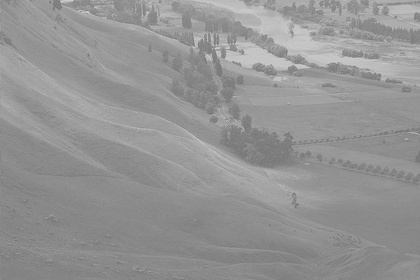
%> input picture Week6/Tutorial/matlab_example/homework1_coding/800px-Unequalized_Hawkes_Bay_NZ.jpg, 420 x 280 px, shrunk from 800 x 534 before the run
$ octave matlab3.m   (GNU Octave 9; MATLAB toolbox functions it lacks are replaced by stand-ins)
%> lines starting %> are read from the running program, lines starting %| are printed output that depends on the picture; in (x1, y1, x2, y2) boxes, pixels count from 0 and x2, y2 are one past the last pixel; in counts of white or black regions, pixels touching at a corner belong together; the program's own positions count from 1
### Week6/Tutorial/matlab_example/homework1_coding/histeq_my.m
function img_out = histeq_my(img_in, L)
%HISTEQ_MY just another implementation of histeq
%   Detailed explanation please refer to histeq.
r = zeros(256,1);
for I = img_in
    for J = I'
        r(J+1) = r(J+1) + 1;
    end
end
s = zeros(size(r));
for I = 1:size(r)
    s(I) = (L-1) *  sum(r(1:I)) / sum(r);
end

s_round = round(s);
% redraw color
img_out = img_in;
for I = 1:size(img_out, 1)
    for J = 1:size(img_out, 2)
        img_out(I,J) = s_round(img_out(I,J)+1); % +1 for 0-255 -> 1-256
    end
end

end

### Week6/Tutorial/matlab_example/homework1_coding/matlab3.m
% answer for matlab problem 3

image = imread('./800px-Unequalized_Hawkes_Bay_NZ.jpg');
%> image is the input picture: size 280x420 uint8; min 112, max 214, mean 148

subplot(3,2,1);
imshow(image);
title('raw');
subplot(3,2,2);
imhist(image);
title('histogram - raw');

%% calculate histogram

% histogram equlization manual
image_eq = histeq_my(image, 256);
%> after the loop in histeq_my, `for I = img_in`: r = 256 values, max 4800 at index 139, min 0 at index 1, mean 459.4
%> after the loop in histeq_my, `for I = 1:size(r)`: s = 256 values from 0 to 255
%> after the loop in histeq_my, `for I = 1:size(img_out, 1)`:
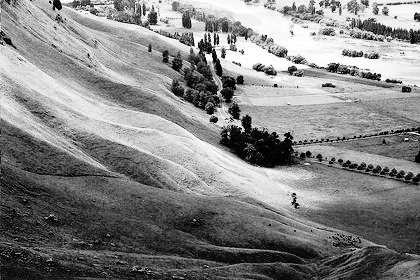
%> img_out: size 280x420 uint8; min 0, max 255, mean 130.5
subplot(3,2,3);
imshow(image_eq);
title('equalized');

subplot(3,2,4);
imhist(image_eq);
% bar(Licheng_eq_m, hist_fast, 500);
title('histogram - equalized');

%% calculate again

% histogram equlization manual
image_eq_again = histeq_my(image_eq, 256);
%> after the loop in histeq_my (call 2), `for I = 1:size(img_out, 1)`: img_out: size 280x420 uint8; 0.45% of pixels changed, all inside (x1, y1, x2, y2) = (83, 0, 385, 141)
subplot(3,2,5);
imshow(image_eq);
title('equalized again');

subplot(3,2,6);
imhist(image_eq_again);
% bar(Licheng_eq_m, hist_fast, 500);
title('histogram - equalized again');
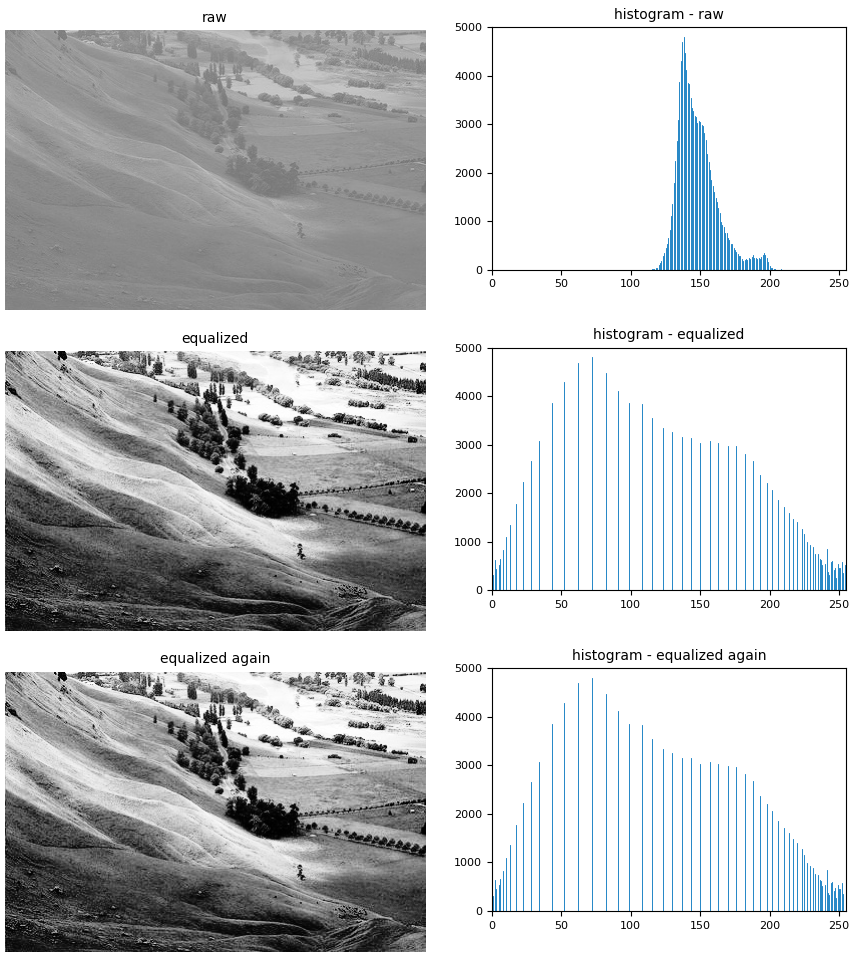
%> figure redrawn from the program's plot data, 6 panels
